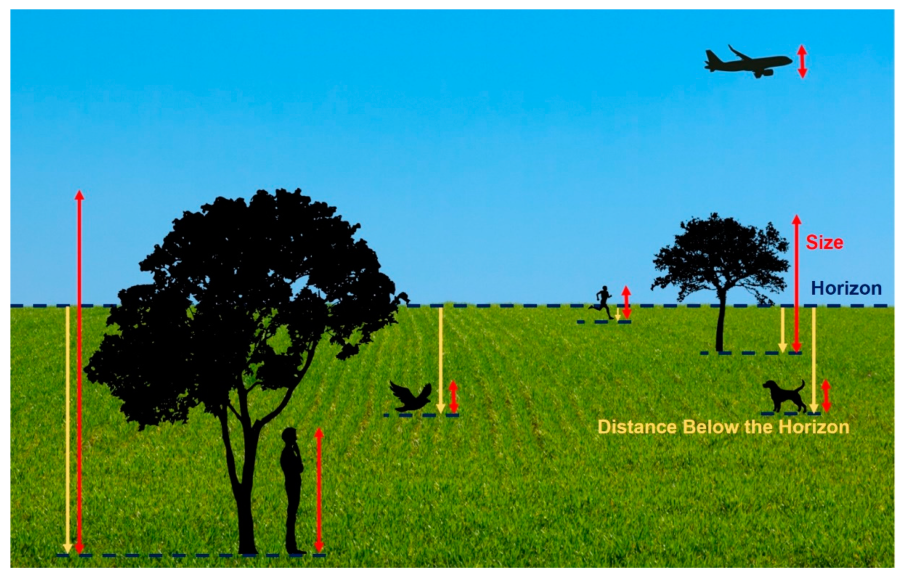
#> input picture image3.jpg, 2715 x 1734 px (shown at 1/3 size)
$ python zad6.py
#> lines starting #> are read from the running program, lines starting #| are printed output that depends on the picture
import cv2
import numpy as np

image = cv2.imread("image3.jpg")
#> image is the input picture: shape (1734, 2715, 3); mean B, G, R 122.2, 144.4, 70.4

mask = np.zeros(image.shape[:2], np.uint8)
mask[500:1400, 400:1200] = 255
background = cv2.bitwise_and(image, image, mask=~mask)
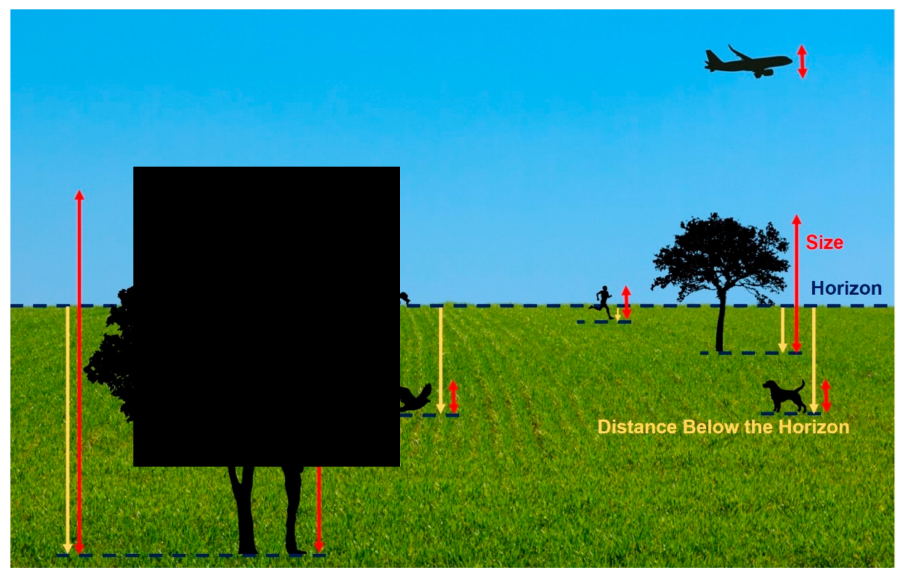
#> background: shape (1734, 2715, 3) (shown at 1/3 size); mean B, G, R 114.9, 133.4, 64.2
blurred_bg = cv2.GaussianBlur(background, (25, 25), 0)
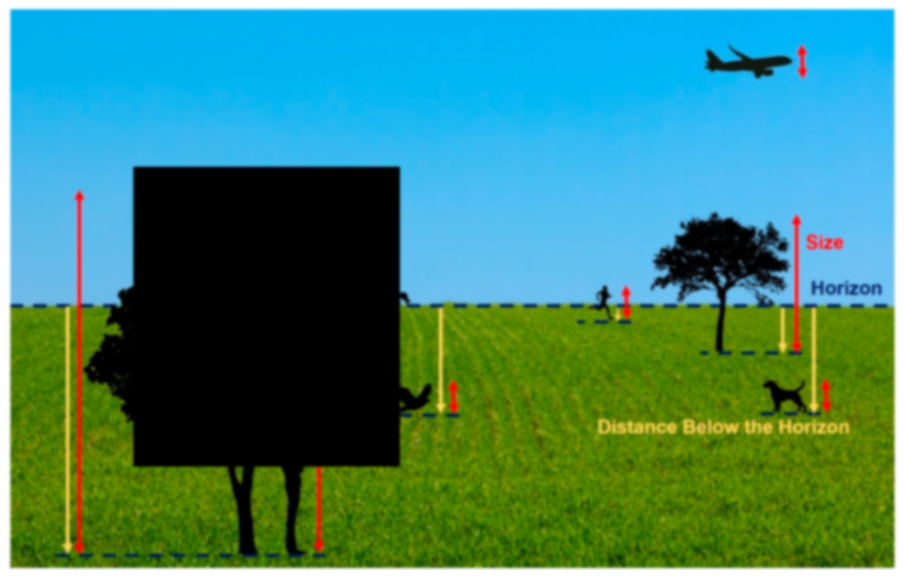
#> blurred_bg: shape (1734, 2715, 3) (shown at 1/3 size); mean B, G, R 114.9, 133.4, 64.2
foreground = cv2.bitwise_and(image, image, mask=mask)
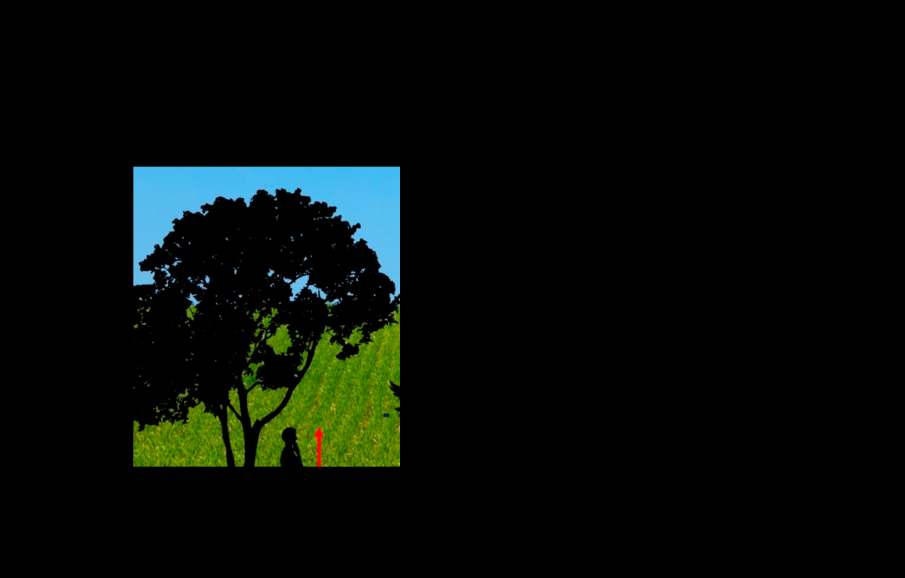
#> foreground: shape (1734, 2715, 3) (shown at 1/3 size); mean B, G, R 7.3, 11, 6.2
result = cv2.add(foreground, blurred_bg)
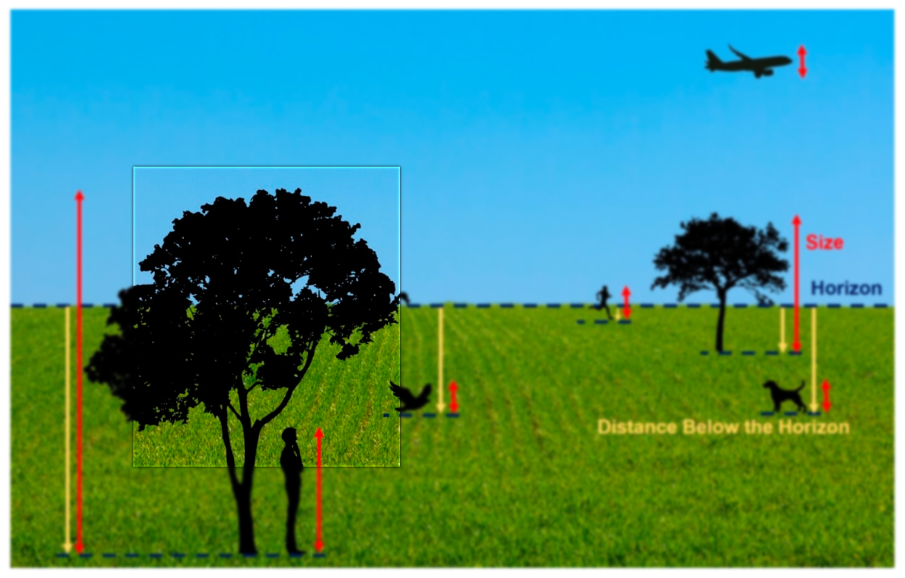
#> result: shape (1734, 2715, 3) (shown at 1/3 size); mean B, G, R 122.1, 144.4, 70.4

cv2.imshow("Depth of Field", result)
cv2.waitKey(0)
